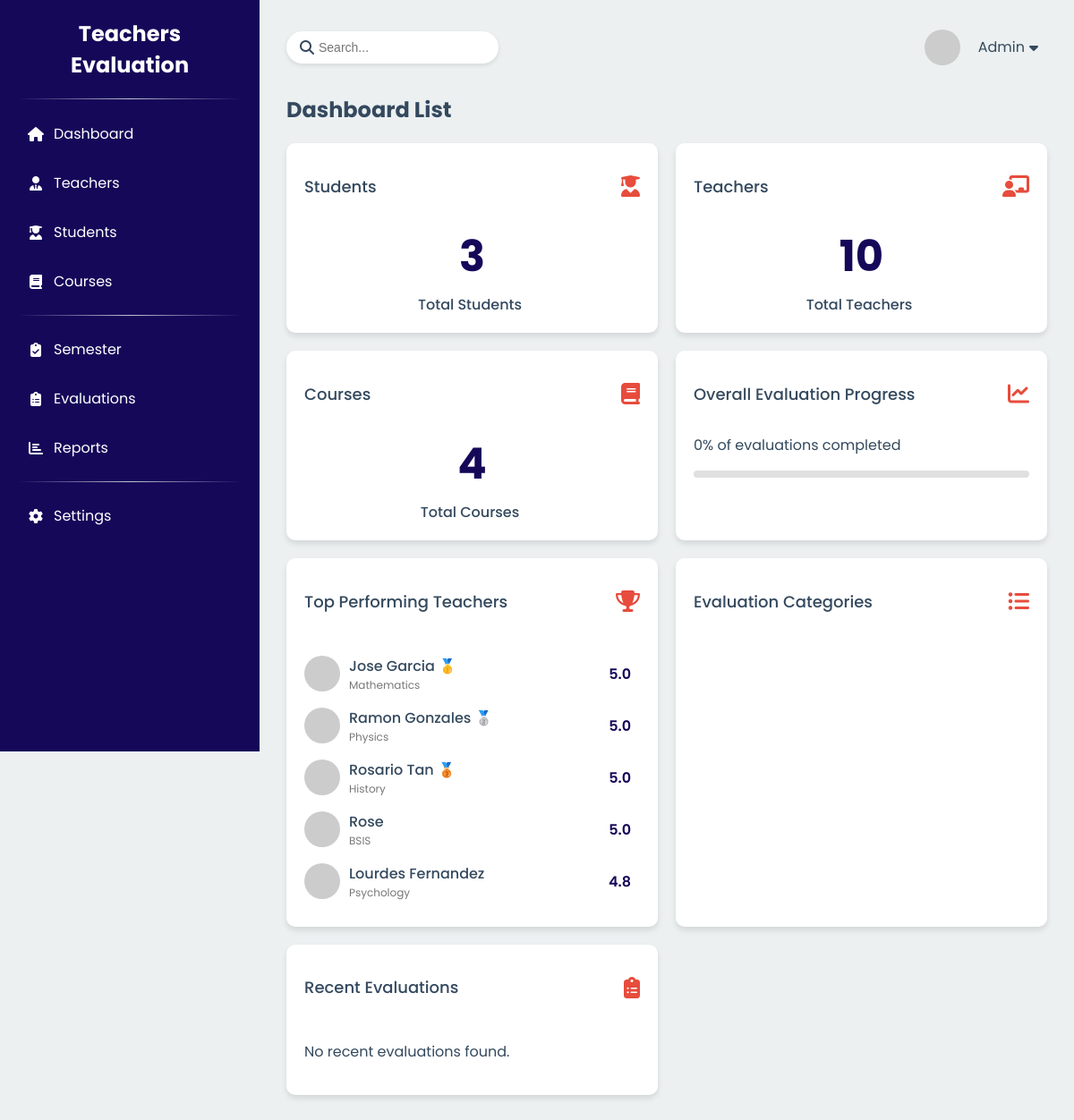
Page /admin/maindashboard.php (signed in) on the committed database.
### tables this page shows
CREATE TABLE `teachers` (
  `id` int(11) NOT NULL,
  `name` varchar(100) NOT NULL,
  `subject` varchar(50) NOT NULL,
  `username` varchar(100) NOT NULL,
  `password` varchar(100) NOT NULL,
  `role` varchar(100) NOT NULL,
  `rating` decimal(3,1) NOT NULL
);

### admin/maindashboard.php (the view, shortened to what this page needs)
<?php
$admin_name = isset($_SESSION['admin_name']) ? htmlspecialchars($_SESSION['admin_name']) : 'Admin';
?>
<html><head>
</head>
<body>
<div class="container">
    <div class="sidebar">
        <div class="logo">Teachers Evaluation</div>
        <hr class="sidebar-divider">
        <ul class="nav-menu">
            <li class="nav-item">
                <a href="#" class="nav-link">
                    <i class="fas fa-home"></i>
                    <span>Dashboard</span>
                </a>
            </li>
            <li class="nav-item">
                <a href="teachers.php" class="nav-link">
                    <i class="fas fa-user-tie"></i>
                    <span>Teachers</span>
                </a>
            </li>
            <li class="nav-item">
                <a href="student.php" class="nav-link">
                    <i class="fas fa-user-graduate"></i>
                    <span>Students</span>
                </a>
            </li>
            <li class="nav-item">
                <a href="courses.php" class="nav-link">
                    <i class="fas fa-book"></i>
                    <span>Courses</span>
                </a>
            </li>
            <hr class="sidebar-divider">
            <li class="nav-item">
                <a href="semester.php" class="nav-link">
                    <i class="fas fa-clipboard-check"></i>
                    <span>Semester</span>
                </a>
            </li>
            <li class="nav-item">
                <a href="evaluation_top_ratings.php" class="nav-link">
                    <i class="fas fa-clipboard-list"></i>
                    <span>Evaluations</span>
                </a>
            </li>
            <li class="nav-item">
                <a href="report.php" class="nav-link">
                    <i class="fas fa-chart-bar"></i>
                    <span>Reports</span>
                </a>
            </li>
            <hr class="sidebar-divider">
            <li class="nav-item">
                <a href="#" class="nav-link">
                    <i class="fas fa-cog"></i>
                    <span>Settings</span>
                </a>
            </li>
        </ul>
    </div>
    <div class="main-content">
            <div class="header">
                <div class="search-bar">
                    <i class="fas fa-search"></i>
                    <input type="text" placeholder="Search...">
                </div>
                <div class="user-profile">
                    <img src="https://i.pravatar.cc/100?img=12" alt="Admin profile picture">
                    <div class="dropdown">
                        <span class="dropbtn"><?php echo $admin_name; ?> <i class="fas fa-caret-down"></i></span>
                    </div>
                </div>
            </div>
        <h2>Dashboard List</h2>
        <div class="dashboard-grid">
            <?php
            include "../connection/conn.php";
            $entities = [
                ['name' => 'Students', 'table' => 'student_table', 'icon' => 'fas fa-user-graduate'],
                ['name' => 'Teachers', 'table' => 'teachers', 'icon' => 'fas fa-chalkboard-teacher'],
                ['name' => 'Courses', 'table' => 'course', 'icon' => 'fas fa-book']
            ];
            foreach ($entities as $entity) {
                $result = $conn->query("SELECT COUNT(*) as count FROM {$entity['table']}");
                $count = $result ? $result->fetch_assoc()['count'] : 'N/A';
                ?>
                <div class="card">
                    <div class="card-header">
                        <h2 class="card-title"><?php echo $entity['name']; ?></h2>
                        <i class="<?php echo $entity['icon']; ?> card-icon"></i>
                    </div>
                    <div class="count-container">
                        <span class="count-value" data-target="<?php echo $count; ?>"><?php echo $count; ?></span>
                        <span class="count-label">Total <?php echo $entity['name']; ?></span>
                    </div>
                </div>
                <?php
            }
        $completed_evaluations_query = "SELECT COUNT(*) as completed FROM evaluations";
        $completed_evaluations_result = $conn->query($completed_evaluations_query);
?>
<div class="card">
    <div class="card-header">
        <h2 class="card-title">Overall Evaluation Progress</h2>
        <i class="fas fa-chart-line card-icon"></i>
    </div>
    <p id="evaluation-progress-text">0% of evaluations completed</p>
    <div class="evaluation-progress">
    </div>
</div>
            <div class="card">
                <div class="card-header">
                    <h2 class="card-title">Top Performing Teachers</h2>
                    <i class="fas fa-trophy card-icon"></i>
                </div>
                <div class="scrollable-list">
                    <ul class="teacher-list">
                        <?php
                        include '../connection/conn.php';
                        $top_teachers_query = "
                            SELECT t.id, t.name AS teacher_name, t.subject, t.rating
                            FROM teachers t
                            WHERE t.rating IS NOT NULL
                            ORDER BY t.rating DESC
                            LIMIT 10
                        ";
                        $top_teachers_result = $conn->query($top_teachers_query);
                        if ($top_teachers_result && $top_teachers_result->num_rows > 0) {
                            $rank = 1;
                            while ($row = $top_teachers_result->fetch_assoc()) {
                                ?>
                                <li class="teacher-item">
                                    <img src="https://i.pravatar.cc/100?img=<?php echo $rank; ?>" alt="Teacher <?php echo $rank; ?>" class="teacher-avatar">
                                    <div class="teacher-info">
                                        <div class="teacher-name">
                                            <?php
                                            echo htmlspecialchars($row['teacher_name']);
                                            if ($rank <= 3) {
                                                $medal = $rank == 1 ? '🥇' : ($rank == 2 ? '🥈' : '🥉');
                                                echo ' ' . $medal;
                                            }
                                            ?>
                                        </div>
                                        <div class="teacher-subject"><?php echo htmlspecialchars($row['subject']); ?></div>
                                    </div>
                                    <div class="evaluation-score">
                                        <?php
                                        if (isset($row['rating']) && is_numeric($row['rating'])) {
                                            echo number_format($row['rating'], 1);
                                        } else {
                                            echo 'N/A';
                                        }
                                        ?>
                                    </div>
                                </li>
                                <?php
                                $rank++;
                            }
                        } else {
                            echo "<li>No top-performing teachers found.</li>";
                        }
                        ?>
                    </ul>
                </div>
            </div>
            <div class="card">
                <div class="card-header">
                    <h2 class="card-title">Evaluation Categories</h2>
                    <i class="fas fa-list-ul card-icon"></i>
                </div>
                <div class="chart-container" id="categoryChart"></div>
            </div>
            <div class="card">
    <div class="card-header">
        <h2 class="card-title">Recent Evaluations</h2>
        <i class="fas fa-clipboard-list card-icon"></i>
    </div>
    <div class="scrollable-list">
        <ul class="teacher-list">
            <?php
            $recent_evaluations_query = "
                SELECT e.id, e.evaluation_date, t.name AS teacher_name, t.subject, t.rating
                FROM evaluations e
                JOIN teachers t ON e.teacher_id = t.id
                ORDER BY e.id DESC
                LIMIT 10
            ";
            $recent_evaluations_result = $conn->query($recent_evaluations_query);
            if ($recent_evaluations_result && $recent_evaluations_result->num_rows > 0) {
                while ($row = $recent_evaluations_result->fetch_assoc()) {
                    ?>
                    <li class="teacher-item">
                        <div class="teacher-info">
                            <div class="teacher-name"><?php echo htmlspecialchars($row['teacher_name']); ?></div>
                            <div class="teacher-subject"><?php echo htmlspecialchars($row['subject']); ?></div>
                        </div>
                        <div class="evaluation-score">
                            <?php
                            if (isset($row['rating']) && is_numeric($row['rating'])) {
                                echo number_format($row['rating'], 1);
                            } else {
                                echo 'N/A';
                            }
                            ?>
                        </div>
                    </li>
                    <?php
                }
            } else {
                echo "<li>No recent evaluations found.</li>";
            }
            ?>
        </ul>
    </div>
</div>
        </div>
    </div>
</div>
</body>
</html>

### admin/maindashboard.php (style rules this page uses)
:root { --primary-color: #160859; --secondary-color: #433878; --background-color: #ecf0f1; --text-color: #34495e; --accent-color: #e74c3c; }
body { font-family: 'Poppins', sans-serif; margin: 0; padding: 0; background-color: var(--background-color); color: var(--text-color); }
.container { display: flex; min-height: 100vh; }
.sidebar { width: 250px; background-color: var(--primary-color); color: white; padding: 20px; height: 100vh; overflow-y: auto; }
.logo { font-size: 1.5rem; font-weight: bold; margin-bottom: 20px; text-align: center; }
.sidebar-divider { border: 0; height: 1px; background-image: linear-gradient(to right, rgba(255, 255, 255, 0), rgba(255, 255, 255, 0.75), rgba(255, 255, 255, 0)); margin: 15px 0; }
.nav-menu { list-style-type: none; padding: 0; }
.nav-item { margin-bottom: 10px; }
.nav-link { display: flex; align-items: center; color: white; text-decoration: none; padding: 10px; border-radius: 5px; transition: background-color 0.3s; }
.nav-link i { margin-right: 10px; width: 20px; text-align: center; }
.main-content { flex: 1; padding: 30px; }
.header { display: flex; justify-content: space-between; align-items: center; margin-bottom: 30px; }
.search-bar { display: flex; align-items: center; background-color: white; border-radius: 20px; padding: 5px 15px; box-shadow: 0 2px 5px rgba(0, 0, 0, 0.1); }
.search-bar input { border: none; outline: none; padding: 5px; font-size: 14px; }
.search-bar i { color: var(--text-color); }
.user-profile { display: flex; align-items: center; cursor: pointer; }
.user-profile img { width: 40px; height: 40px; border-radius: 50%; margin-right: 10px; }
.dropdown { position: relative; }
.dropbtn { background-color: transparent; color: var(--text-color); padding: 10px; font-size: 16px; border: none; cursor: pointer; display: flex; align-items: center; }
.dropbtn i { margin-left: 5px; }
.dashboard-grid { display: grid; grid-template-columns: repeat(auto-fit, minmax(300px, 1fr)); gap: 20px; }
.card { background-color: white; border-radius: 10px; padding: 20px; box-shadow: 0 4px 6px rgba(0, 0, 0, 0.1); }
.card-header { display: flex; justify-content: space-between; align-items: center; margin-bottom: 15px; }
.card-title { font-size: 18px; font-weight: 500; }
.card-icon { font-size: 24px; color: var(--primary-color); }
.evaluation-progress { height: 8px; background-color: #e0e0e0; border-radius: 4px; overflow: hidden; margin-top: 10px; }
.teacher-list { list-style-type: none; padding: 0; }
.teacher-item { display: flex; align-items: center; margin-bottom: 15px; }
.teacher-avatar { width: 40px; height: 40px; border-radius: 50%; margin-right: 10px; }
.teacher-info { flex: 1; }
.teacher-name { font-weight: 500; }
.teacher-subject { font-size: 12px; color: #777; }
.evaluation-score { font-weight: 600; color: var(--primary-color); }
.chart-container { height: 200px; }
.count-label { font-weight: 500; margin-right: 5px; }
.count-value { font-weight: 600; color: var(--accent-color); }
.count-container { display: flex; flex-direction: column; align-items: center; justify-content: center; height: 100px; }
.count-value { font-size: 3em; font-weight: bold; color: var(--primary-color); }
.count-label { font-size: 1em; color: var(--text-color); margin-top: 5px; }
.card-icon { font-size: 1.5em; color: var(--accent-color); }
.scrollable-list { max-height: 300px; overflow-y: auto; padding-right: 10px; }

### rows in the picture
teachers: name "Jose Garcia", medal "🥇", subject "Mathematics", rating "5.0"
teachers: name "Ramon Gonzales", medal "🥈", subject "Physics", rating "5.0"
teachers: name "Rosario Tan", medal "🥉", subject "History", rating "5.0"
teachers: name "Rose", subject "BSIS", rating "5.0"
teachers: name "Lourdes Fernandez", subject "Psychology", rating "4.8"

### other values in the picture
$admin_name "Admin"
$entity['name'] "Students"
$count "3"
$entity['name'] "Teachers"
$count "10"
$entity['name'] "Courses"
$count "4"
